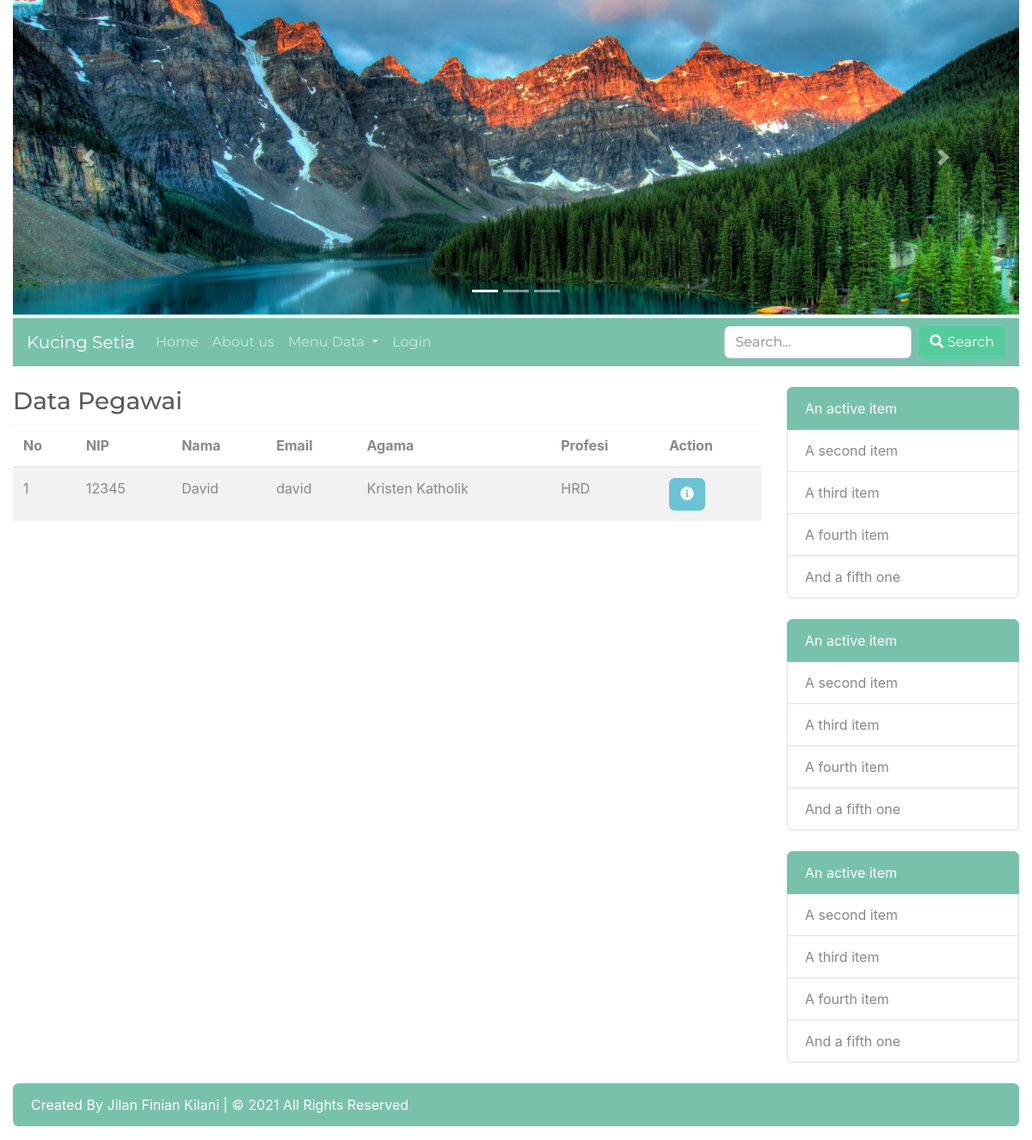
/index.php?hal=dataPegawai, run on an earlier commit of the app's database.
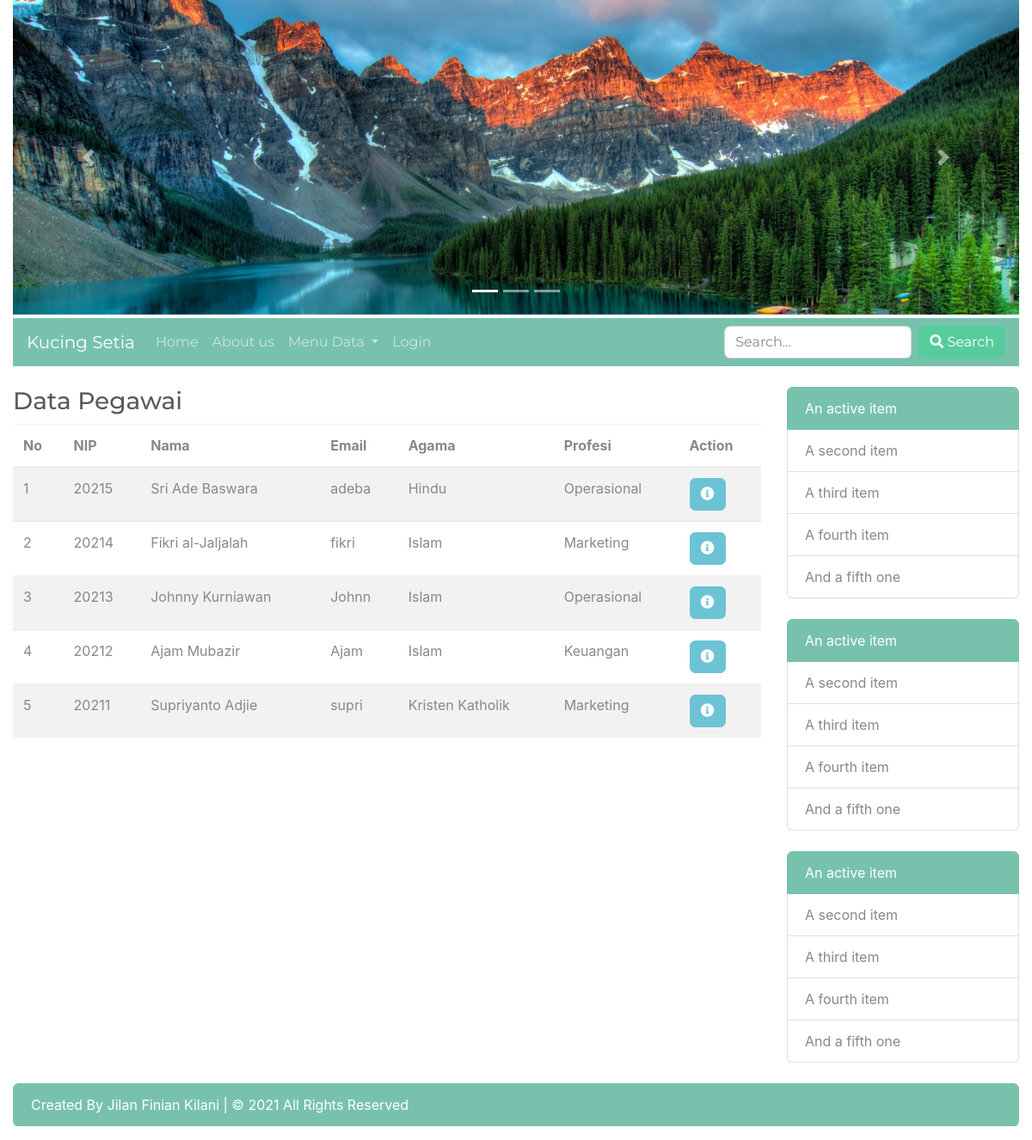
And on a later commit of the database.
### tables this page shows
CREATE TABLE `pegawai` (
  `id` int(11) NOT NULL,
  `nip` varchar(5) NOT NULL,
  `nama` varchar(45) NOT NULL,
  `email` varchar(5) NOT NULL,
  `agama` enum('Islam','Kristen Katholik','Kristen Protestan','Hindu','Budha','Khonghucu') NOT NULL,
  `iddivisi` int(11) NOT NULL,
  `foto` varchar(30) DEFAULT NULL
);

CREATE TABLE `divisi` (
  `id` int(11) NOT NULL,
  `nama` varchar(50) NOT NULL
);

### models/Pegawai.php (called while the page is built, shortened)
<?php
class Pegawai
{
    private $koneksi;
    public function __construct()
    {
        global $dbh;
        $this->koneksi = $dbh;
    }
    public function dataPegawai()
    {
        $sql = "SELECT pegawai.*, divisi.nama AS profesi FROM pegawai
                INNER JOIN divisi ON divisi.id = pegawai.iddivisi
                ORDER BY pegawai.id DESC";
        $ps = $this->koneksi->prepare($sql);
        $ps->execute();
        $rs = $ps->fetchALL();
        return $rs;
    }
}

### dataPegawai.php (the view, shortened to what this page needs)
<?php
require_once 'models/Pegawai.php';
$obj = new Pegawai();
$rs = $obj->dataPegawai();
?>
<h3 style="margin-bottom: 10px;">Data Pegawai</h3>
<table class="table table-striped">
    <thead>
        <tr>
            <th scope="col">No</th>
            <th scope="col">NIP</th>
            <th scope="col">Nama</th>
            <th scope="col">Email</th>
            <th scope="col">Agama</th>
            <th scope="col">Profesi</th>
            <th scope="col">Action</th>
        </tr>
    </thead>
    <tbody>
        <?php
        $no = 1;
        foreach ($rs as $pgw) {
        ?>
            <tr>
                <td><?= $no; ?></td>
                <td><?= $pgw['nip']; ?></td>
                <td><?= $pgw['nama']; ?></td>
                <td><?= $pgw['email']; ?></td>
                <td><?= $pgw['agama']; ?></td>
                <td><?= $pgw['profesi']; ?></td>
                <td>
                    <form method="POST" action="controllers/pegawaiController.php">
                        <a href="index.php?hal=detailPegawai&id=<?= $pgw['id']; ?>" class="btn btn-info"><i class="fas fa-info-circle"></i></a>
                    </form>
                </td>
            </tr>
        <?php
            $no++;
        }
        ?>
    </tbody>
</table>

### kode_awal.php (shortened to what this page needs)
<!DOCTYPE html>
<html lang="en">
<head>
    <link href="css/bootstrap.min.css" rel="stylesheet">
    <link href="css/style.css" rel="stylesheet">
    <link rel="stylesheet" href="https://cdnjs.cloudflare.com/ajax/libs/font-awesome/5.15.3/css/all.min.css" />
</head>
<body>
    <div class="container-fluid">

### header.php (shortened to what this page needs)
<div class="row">
    <div class="col-md-12">
        <div id="carouselExampleIndicators" class="carousel slide" data-ride="carousel">
            <ol class="carousel-indicators">
                <li data-target="#carouselExampleIndicators" data-slide-to="0" class="active"></li>
                <li data-target="#carouselExampleIndicators" data-slide-to="1"></li>
                <li data-target="#carouselExampleIndicators" data-slide-to="2"></li>
            </ol>
            <div class="carousel-inner">
                <div class="carousel-item active">
                    <img src="img/h1.jpg" class="d-block w-100" alt="...">
                </div>
            </div>
            <a class="carousel-control-prev" href="#carouselExampleIndicators" role="button" data-slide="prev">
                <span class="carousel-control-prev-icon" aria-hidden="true"></span>
            </a>
            <a class="carousel-control-next" href="#carouselExampleIndicators" role="button" data-slide="next">
                <span class="carousel-control-next-icon" aria-hidden="true"></span>
            </a>
        </div>
    </div>
</div>

### menu.php (shortened to what this page needs)
<div class="row">
    <div class="col-md-12 mt-1">
        <nav class="navbar navbar-expand-lg navbar-dark bg-primary">
            <a class="navbar-brand" href="index.php">Kucing Setia</span></a>
            <div class="collapse navbar-collapse" id="navbarSupportedContent">
                <ul class="navbar-nav mr-auto">
                    <li class="nav-item">
                        <a class="nav-link" href="index.php?hal=home">Home</a>
                    </li>
                    <li class="nav-item">
                        <a class="nav-link" href="index.php?hal=aboutUs">About us</a>
                    </li>
                    <li class="nav-item dropdown">
                        <a class="nav-link dropdown-toggle" href="#" id="navbarDropdown" role="button" data-toggle="dropdown" aria-haspopup="true" aria-expanded="false">
                            Menu Data
                        </a>
                    </li>
                    <?php
                    $member = $_SESSION['MEMBER'];
                    if (!isset($member)) {
                    ?>
                        <li class="nav-item">
                            <a class="nav-link" href="index.php?hal=login">Login</a>
                        </li>
                    <?php
                    }
                    ?>
                </ul>
                <form class="form-inline my-2 my-lg-0">
                    <input class="form-control mr-sm-2" type="text" name="keyword" placeholder="Search..." autocomplete="off">
                    <button class="btn btn-success my-2 my-sm-0" type="submit"><i class="fa fa-search" aria-hidden="true"></i> Search</button>
                </form>
            </div>
        </nav>
    </div>
</div>

### index.php (shortened to what this page needs)
<?php
include_once 'kode_awal.php';
include_once 'header.php';
include_once 'menu.php';
echo '<br>';
include_once 'main.php';
include_once 'sidebar.php';
echo '<br>';
include_once 'footer.php';
include_once 'kode_akhir.php';

### main.php
<div class="row">
    <div class="col-md-9">
        <?php
        $hal = $_REQUEST['hal'];
        if (!empty($hal)) {
            include_once $hal . '.php';
        } else {
            include_once 'home.php';
        }
        ?>
    </div>

### sidebar.php
    <div class="col-md-3">
        <ul class="list-group">
            <li class="list-group-item active" aria-current="true">An active item</li>
            <li class="list-group-item">A second item</li>
            <li class="list-group-item">A third item</li>
            <li class="list-group-item">A fourth item</li>
            <li class="list-group-item">And a fifth one</li>
        </ul>
        <ul class="list-group mt-4">
            <li class="list-group-item active" aria-current="true">An active item</li>
            <li class="list-group-item">A second item</li>
            <li class="list-group-item">A third item</li>
            <li class="list-group-item">A fourth item</li>
            <li class="list-group-item">And a fifth one</li>
        </ul>
        <ul class="list-group mt-4">
            <li class="list-group-item active" aria-current="true">An active item</li>
            <li class="list-group-item">A second item</li>
            <li class="list-group-item">A third item</li>
            <li class="list-group-item">A fourth item</li>
            <li class="list-group-item">And a fifth one</li>
        </ul>
    </div>
</div>

### footer.php
<div class="row">
    <div class="col-md-12">
        <div class="alert bg-primary" role="alert">
            Created By Jilan Finian Kilani | &#169; 2021 All Rights Reserved
        </div>
    </div>
</div>

### kode_akhir.php (shortened to what this page needs)
</div>
</body>
</html>

What changed in the data, as far as the page shows it:
removed pegawai: nip "12345", nama "David", email "david", agama "Kristen Katholik", iddivisi.nama "HRD"
added pegawai: nip "20215", nama "Sri Ade Baswara", email "adeba", agama "Hindu", iddivisi.nama "Operasional"
added pegawai: nip "20214", nama "Fikri al-Jaljalah", email "fikri", agama "Islam", iddivisi.nama "Marketing"
added pegawai: nip "20213", nama "Johnny Kurniawan", email "Johnn", agama "Islam", iddivisi.nama "Operasional"
added pegawai: nip "20212", nama "Ajam Mubazir", email "Ajam", agama "Islam", iddivisi.nama "Keuangan"
added pegawai: nip "20211", nama "Supriyanto Adjie", email "supri", agama "Kristen Katholik", iddivisi.nama "Marketing"
